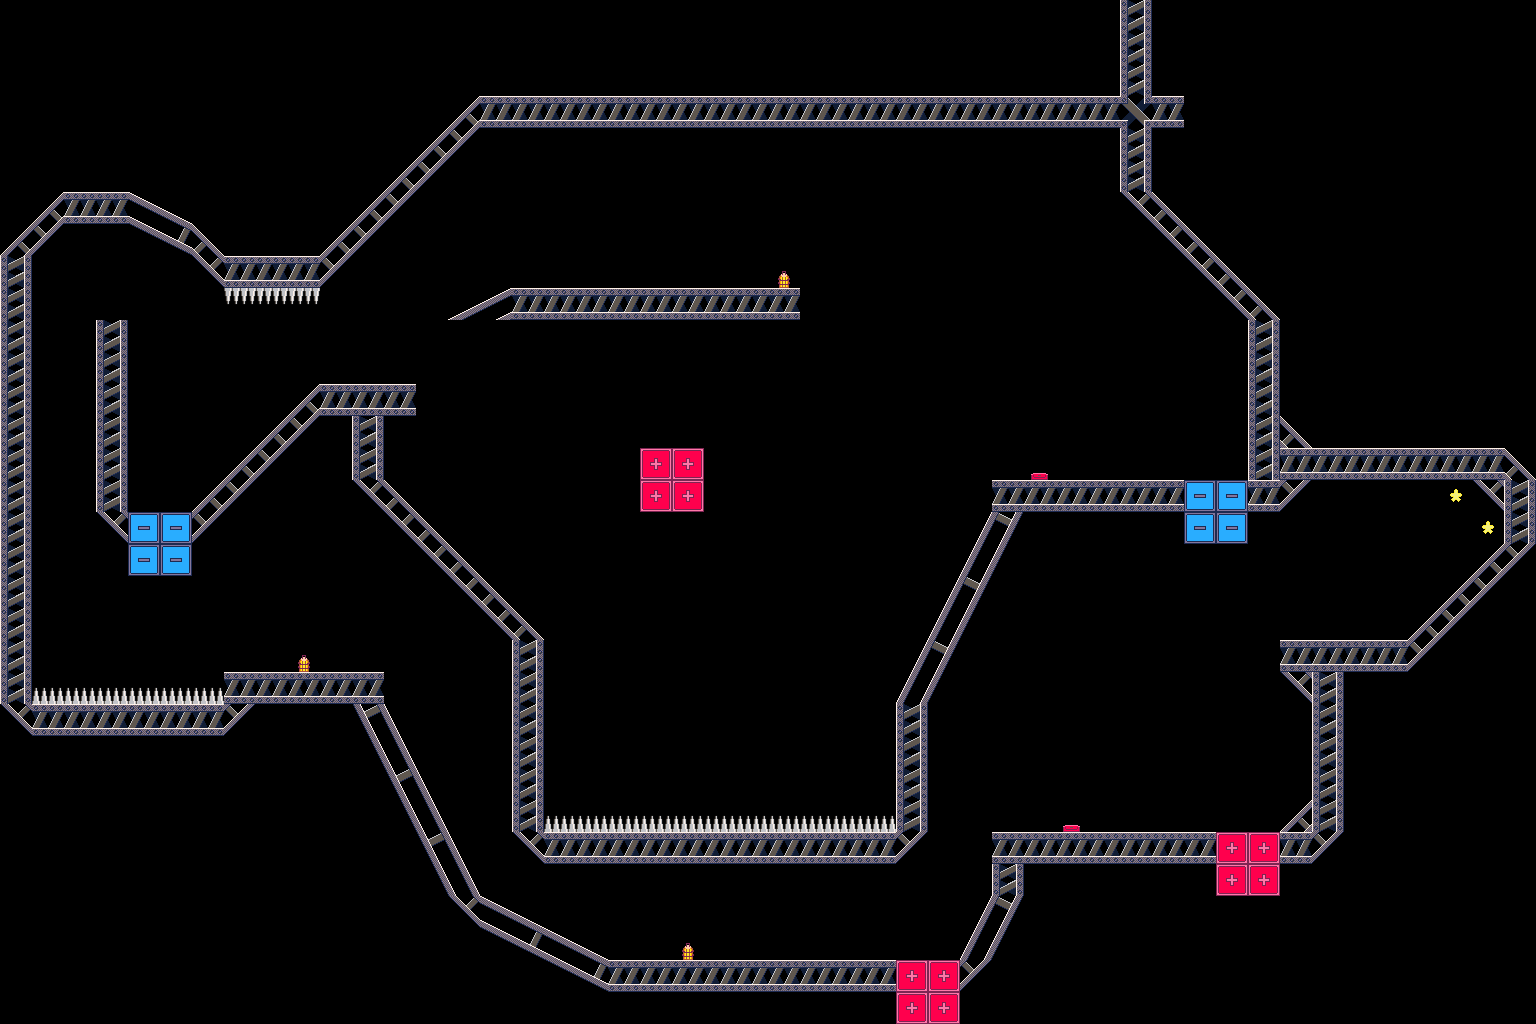

A 2D game scene composited from a Tiled map and its tileset images. What follows is a short description and the map's XML, with every tile layer's data as written:
An orthogonal 48x32 tile map with 32x32 px tiles, 1 tile layer (tiles) and 1 object (spawn).

<map version="1.10" tiledversion="1.11.2" orientation="orthogonal" renderorder="right-down" width="48" height="32" tilewidth="32" tileheight="32" infinite="0" nextlayerid="3" nextobjectid="2">
 <editorsettings>
  <export target="../../../assets/levels/029.json" format="json" />
 </editorsettings>
 <tileset firstgid="1" source="../Metal.tsx" />
 <layer id="1" name="tiles" width="48" height="32">
  <data encoding="csv">
0,0,0,0,0,0,0,0,0,0,0,0,0,0,0,0,0,0,0,0,0,0,0,0,0,0,0,0,0,0,0,0,0,0,0,33,0,0,0,0,0,0,0,0,0,0,0,0,
0,0,0,0,0,0,0,0,0,0,0,0,0,0,0,0,0,0,0,0,0,0,0,0,0,0,0,0,0,0,0,0,0,0,0,33,0,0,0,0,0,0,0,0,0,0,0,0,
0,0,0,0,0,0,0,0,13,13,13,13,13,13,0,0,0,0,0,0,0,0,0,0,0,0,0,0,0,0,0,0,0,0,0,33,0,0,0,0,0,0,0,0,0,0,0,0,
0,0,0,13,0,0,0,13,13,13,13,13,13,13,15,26,26,26,26,26,26,26,26,26,26,26,26,26,26,26,26,26,26,26,26,37,26,0,0,0,0,0,0,0,0,0,0,0,
0,0,0,13,0,0,0,0,0,0,0,0,0,15,22,0,0,0,0,0,0,0,0,0,0,0,0,0,0,0,0,0,0,13,13,33,0,0,0,0,0,0,0,0,0,0,0,0,
0,0,0,13,13,0,0,0,0,0,0,0,15,22,0,0,0,0,0,0,0,0,0,0,0,0,0,0,0,0,0,0,0,13,13,33,0,0,0,0,0,0,0,0,0,0,0,0,
0,15,26,26,3,4,0,0,0,0,0,15,22,0,0,0,0,0,0,0,0,0,0,0,0,0,0,0,0,0,0,0,0,13,13,21,16,0,0,0,0,0,0,0,0,0,0,0,
15,22,0,13,7,8,16,0,0,0,15,22,0,0,0,0,0,0,0,0,0,0,0,0,0,0,0,0,0,0,0,0,0,13,13,13,21,16,0,0,0,0,0,0,0,0,0,0,
33,0,13,13,0,0,21,26,26,26,22,0,0,0,0,0,0,0,0,0,0,0,0,0,28,0,0,0,0,0,0,0,0,13,13,13,0,21,16,0,0,0,0,0,0,0,0,0,
33,0,13,13,0,0,0,32,32,32,13,13,13,13,1,2,26,26,26,26,26,26,26,26,26,0,0,0,0,0,0,0,0,13,0,13,0,0,21,16,0,0,0,0,0,0,0,0,
33,0,0,33,0,0,0,0,0,0,0,13,0,0,0,0,0,0,0,0,0,0,0,0,0,0,0,0,0,0,0,0,0,13,0,13,0,0,0,33,0,0,0,0,0,0,0,0,
33,0,0,33,0,0,0,0,0,0,0,13,13,0,0,0,0,0,0,0,0,0,0,0,0,0,0,0,0,0,0,0,0,13,0,13,0,0,0,33,0,0,0,0,0,0,0,0,
33,0,0,33,0,0,0,0,0,15,26,26,26,0,0,0,0,0,0,0,0,0,0,0,0,0,0,0,0,0,0,0,0,13,0,13,0,0,0,33,0,0,0,0,0,0,0,0,
33,0,0,33,0,0,0,0,15,22,0,33,13,0,0,0,0,0,0,0,0,0,0,0,0,0,0,0,0,0,0,0,0,13,13,13,0,0,0,33,16,0,0,0,0,0,0,0,
33,0,0,33,0,0,0,15,22,0,0,33,0,0,0,0,0,0,0,0,19,19,0,0,0,0,0,0,0,0,0,0,36,13,13,13,0,0,0,33,26,26,26,26,26,26,26,16,
33,0,0,33,0,0,15,22,0,0,0,21,16,0,0,0,0,0,0,0,19,19,0,0,0,0,0,0,0,0,0,26,26,26,26,26,26,31,31,26,22,0,0,0,0,14,21,33,
33,0,0,21,31,31,22,0,0,0,0,13,21,16,0,0,0,0,0,0,0,0,0,0,0,0,0,0,0,0,5,18,0,0,0,0,0,31,31,0,0,0,0,0,0,0,14,33,
33,0,0,13,31,31,0,0,0,0,0,13,0,21,16,0,0,0,0,0,0,0,0,0,0,0,0,0,0,0,11,24,0,0,0,0,0,0,0,0,0,0,0,0,0,0,15,22,
33,0,0,0,0,0,0,0,0,0,0,13,0,0,21,16,0,0,0,0,0,0,0,0,0,0,0,0,0,5,18,0,0,0,0,0,0,0,0,0,0,0,0,0,0,15,22,0,
33,0,0,0,0,0,0,0,0,0,0,13,0,0,0,21,16,0,0,0,0,0,0,0,0,0,0,0,0,11,24,0,0,0,0,0,0,0,0,0,13,13,13,0,15,22,0,0,
33,0,0,0,0,0,0,0,0,28,0,0,0,0,0,0,33,0,0,0,0,0,0,0,0,0,0,0,5,18,0,0,0,0,0,0,0,0,0,0,26,26,26,26,22,13,0,0,
33,20,20,20,20,20,20,26,26,26,26,26,0,0,0,0,33,0,0,0,0,0,0,0,0,0,0,0,11,24,0,0,0,0,0,0,0,0,0,0,21,33,0,0,0,0,0,0,
21,26,26,26,26,26,26,22,0,0,0,17,6,0,0,0,33,0,0,0,0,0,0,0,0,0,0,0,33,0,0,0,0,0,0,0,0,0,0,0,13,33,0,0,0,0,0,0,
0,0,0,0,0,0,0,0,0,0,0,23,12,0,0,0,33,0,0,0,0,0,0,0,0,0,0,0,33,0,0,0,13,0,0,0,0,0,0,0,13,33,0,0,0,0,0,0,
0,0,0,0,0,0,0,0,0,0,0,0,17,6,0,0,33,0,0,0,0,0,0,0,0,0,0,0,33,0,0,13,13,0,0,0,0,0,0,0,13,33,0,0,0,0,0,0,
0,0,0,0,0,0,0,0,0,0,0,0,23,12,0,0,33,20,20,20,20,20,20,20,20,20,20,20,33,0,0,13,13,36,13,13,13,13,13,13,15,33,0,0,0,0,0,0,
0,0,0,0,0,0,0,0,0,0,0,0,0,17,6,0,21,26,26,26,26,26,26,26,26,26,26,26,22,0,0,26,26,26,26,26,26,26,19,19,26,22,0,0,0,0,0,0,
0,0,0,0,0,0,0,0,0,0,0,0,0,23,12,0,0,0,0,0,0,0,0,0,0,0,0,0,0,0,0,33,0,0,0,0,0,0,19,19,0,0,0,0,0,0,0,0,
0,0,0,0,0,0,0,0,0,0,0,0,0,0,21,3,4,0,0,0,0,0,0,0,0,0,0,0,0,0,5,18,0,0,0,0,0,0,0,0,0,0,0,0,0,0,0,0,
0,0,0,0,0,0,0,0,0,0,0,0,0,0,0,7,8,3,4,0,0,28,0,0,0,0,0,0,0,0,11,24,0,0,0,0,0,0,0,0,0,0,0,0,0,0,0,0,
0,0,0,0,0,0,0,0,0,0,0,0,0,0,0,0,0,7,8,26,26,26,26,26,26,26,26,26,19,19,22,0,0,0,0,0,0,0,0,0,0,0,0,0,0,0,0,0,
0,0,0,0,0,0,0,0,0,0,0,0,0,0,0,0,0,0,0,0,0,0,0,0,0,0,0,0,19,19,0,0,0,0,0,0,0,0,0,0,0,0,0,0,0,0,0,0
</data>
 </layer>
 <objectgroup id="2" name="spawns">
  <object id="1" name="spawn" x="415.5" y="460.5">
   <point />
  </object>
 </objectgroup>
</map>
